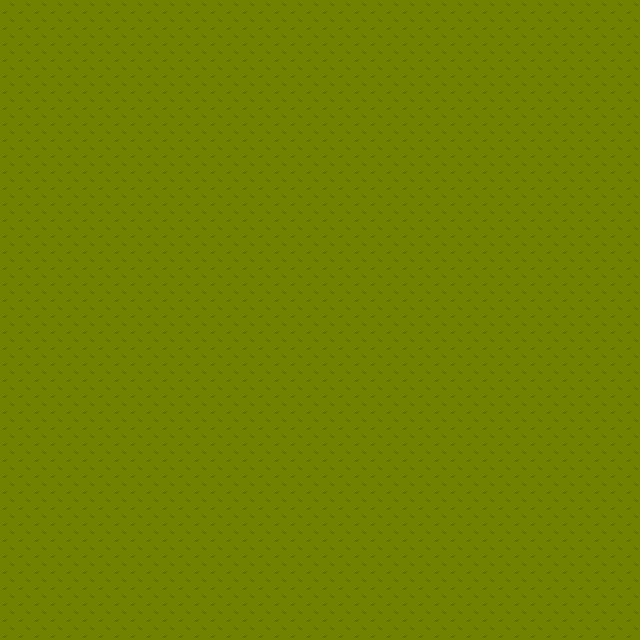

Tiled map render using the project's own tile images. Description and the map definition, with tile-layer contents summarised, below:
An orthogonal 40x40 tile map with 16x16 px tiles, 1 tile layer (Tile Layer 1), 2 tilesets.

<map version="1.0" tiledversion="1.0.3" orientation="orthogonal" renderorder="right-down" width="40" height="40" tilewidth="16" tileheight="16" nextobjectid="1">
 <tileset firstgid="1" source="Tile_Grass.tsx" />
 <tileset firstgid="2" source="Tile_Grass.tsx" />
 <layer name="Tile Layer 1" width="40" height="40">
  <data>[1600 cells, 1600 non-empty, 1 distinct tile ids]</data>
 </layer>
</map>
